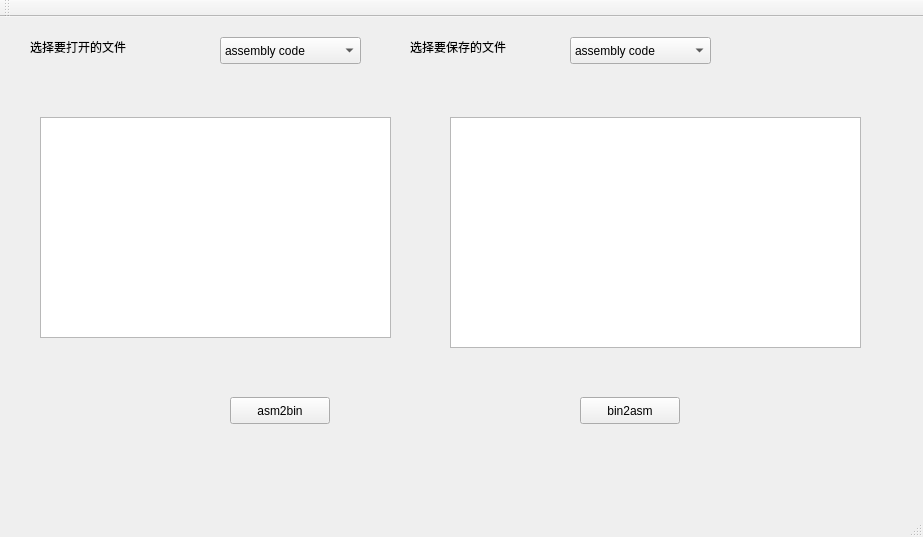
<?xml version="1.0" encoding="UTF-8"?>
<ui version="4.0">
 <class>MainWindow</class>
 <widget class="QMainWindow" name="MainWindow">
  <property name="geometry">
   <rect>
    <x>0</x>
    <y>0</y>
    <width>923</width>
    <height>537</height>
   </rect>
  </property>
  <property name="windowTitle">
   <string>MainWindow</string>
  </property>
  <property name="windowIcon">
   <iconset>
    <normaloff>:/new/icon/icon/open.png</normaloff>:/new/icon/icon/open.png</iconset>
  </property>
  <widget class="QWidget" name="centralWidget">
   <widget class="QPushButton" name="pushButton">
    <property name="geometry">
     <rect>
      <x>230</x>
      <y>380</y>
      <width>100</width>
      <height>27</height>
     </rect>
    </property>
    <property name="text">
     <string>asm2bin</string>
    </property>
   </widget>
   <widget class="QPushButton" name="pushButton_2">
    <property name="geometry">
     <rect>
      <x>580</x>
      <y>380</y>
      <width>100</width>
      <height>27</height>
     </rect>
    </property>
    <property name="text">
     <string>bin2asm</string>
    </property>
   </widget>
   <widget class="QPlainTextEdit" name="plainTextEdit">
    <property name="geometry">
     <rect>
      <x>40</x>
      <y>100</y>
      <width>351</width>
      <height>221</height>
     </rect>
    </property>
   </widget>
   <widget class="QTableWidget" name="tableWidget">
    <property name="geometry">
     <rect>
      <x>450</x>
      <y>100</y>
      <width>411</width>
      <height>231</height>
     </rect>
    </property>
   </widget>
   <widget class="QComboBox" name="comboBox">
    <property name="geometry">
     <rect>
      <x>570</x>
      <y>20</y>
      <width>141</width>
      <height>27</height>
     </rect>
    </property>
    <item>
     <property name="text">
      <string>assembly code</string>
     </property>
    </item>
    <item>
     <property name="text">
      <string>machine code</string>
     </property>
    </item>
   </widget>
   <widget class="QLabel" name="label_2">
    <property name="geometry">
     <rect>
      <x>410</x>
      <y>20</y>
      <width>141</width>
      <height>20</height>
     </rect>
    </property>
    <property name="text">
     <string>选择要保存的文件</string>
    </property>
   </widget>
   <widget class="QComboBox" name="comboBox_2">
    <property name="geometry">
     <rect>
      <x>220</x>
      <y>20</y>
      <width>141</width>
      <height>27</height>
     </rect>
    </property>
    <item>
     <property name="text">
      <string>assembly code</string>
     </property>
    </item>
    <item>
     <property name="text">
      <string>machine code</string>
     </property>
    </item>
   </widget>
   <widget class="QLabel" name="label">
    <property name="geometry">
     <rect>
      <x>30</x>
      <y>20</y>
      <width>141</width>
      <height>20</height>
     </rect>
    </property>
    <property name="text">
     <string>选择要打开的文件</string>
    </property>
   </widget>
  </widget>
  <widget class="QMenuBar" name="menuBar">
   <property name="geometry">
    <rect>
     <x>0</x>
     <y>0</y>
     <width>923</width>
     <height>31</height>
    </rect>
   </property>
  </widget>
  <widget class="QToolBar" name="mainToolBar">
   <attribute name="toolBarArea">
    <enum>TopToolBarArea</enum>
   </attribute>
   <attribute name="toolBarBreak">
    <bool>false</bool>
   </attribute>
  </widget>
  <widget class="QStatusBar" name="statusBar"/>
 </widget>
 <layoutdefault spacing="6" margin="11"/>
 <resources/>
 <connections/>
</ui>
